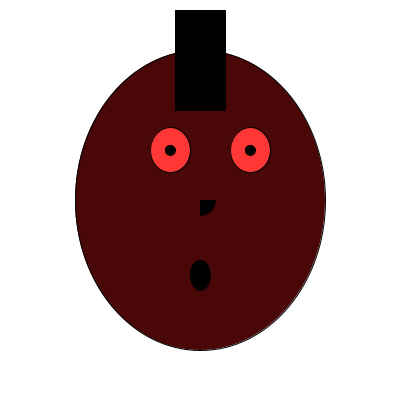
Frame 1 (no input)
Frame 60 (the mouse pressed at the canvas centre just before this capture): identical to frame 1, image omitted
Frame 120 (the mouse held since frame 60 and released just before this capture): identical to frame 1, image omitted

The Processing sketch that drew this single still picture (run headless with seeded random() and noise(); from frame 60 on, the mouse is pressed at the canvas centre):

// Processing sketch: processing_168630
// ── processing_168630.pde

void setup(){
  size (400, 400);
  
}

void draw (){
  background (255);
  fill(73, 7, 7);
  ellipse (200 ,200 ,250 ,300 );
  fill(255, 55, 55);
  ellipse (250, 150, 40, 45);
  fill(255, 55, 55);
  ellipse (170, 150, 40, 45);
  fill (0);
  ellipse (200, 275, 20, 30);
  rect (175 , 10, 50, 100);
  ellipse (250, 150, 10, 10);
  ellipse (170, 150, 10, 10);
  arc(200, 200, 30, 30, 0, HALF_PI);
  
 
  
   
  
  
}
